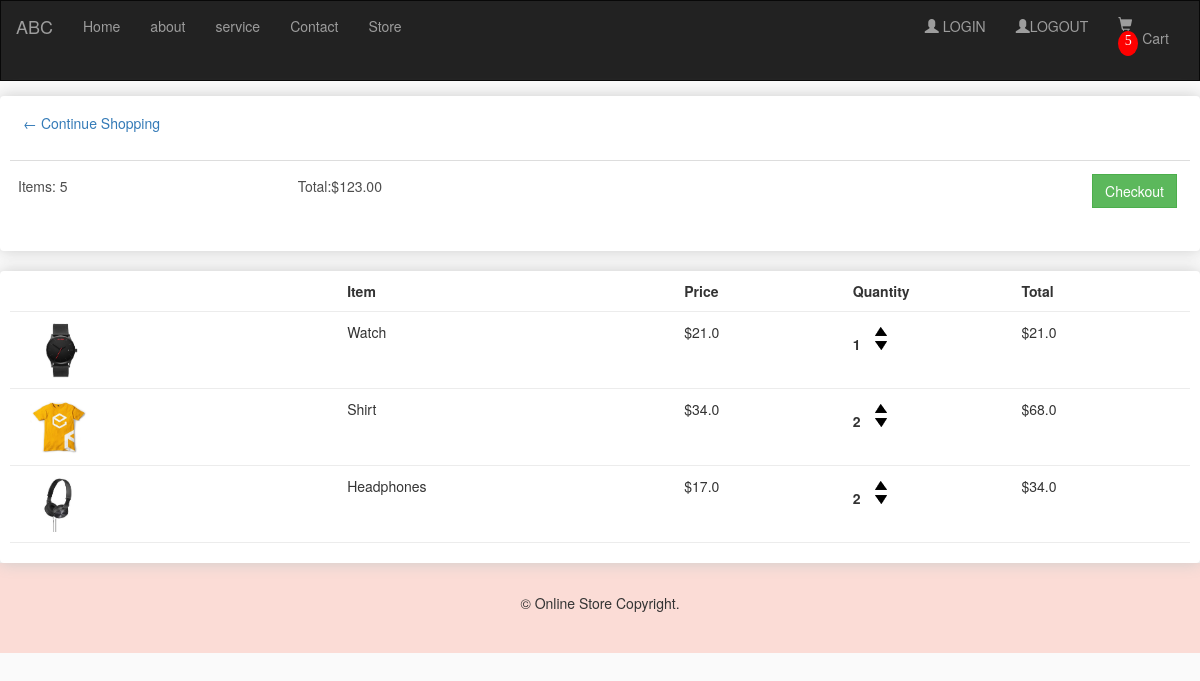
/cart (signed in), run on the app's committed database.
### home/models.py (models this page shows, shortened)
class Order(models.Model):
	customer = models.ForeignKey(Customer, on_delete=models.SET_NULL, null=True, blank=True)
	date_ordered = models.DateTimeField(auto_now_add=True)
	complete = models.BooleanField(default=False)
	transaction_id = models.CharField(max_length=100, null=True)
	@property
	def get_cart_total(self):
		orderitems = self.orderitem_set.all()
		total = sum([item.get_total for item in orderitems])
		return total
	@property
	def get_cart_items(self):
		orderitems = self.orderitem_set.all()
		total = sum([item.quantity for item in orderitems])
		return total

class OrderItem(models.Model):
	product = models.ForeignKey(Product, on_delete=models.SET_NULL, null=True)
	order = models.ForeignKey(Order, on_delete=models.SET_NULL, null=True)
	quantity = models.IntegerField(default=0, null=True, blank=True)
	date_added = models.DateTimeField(auto_now_add=True)
	@property
	def get_total(self):
		total = self.product.price * self.quantity
		return total

class Product(models.Model):
	name = models.CharField(max_length=200)
	price = models.FloatField()
	digital = models.BooleanField(default=False,null=True, blank=True)
	image = models.ImageField(null=True, blank=True)
	@property
	def imageURL(self):
		try:
			url = self.image.url
		except:
			url = ''
		return url

### home/views.py (the view)
# urls.py: path("cart", views.cart, name='cart'),
def cart(request):
    data = cartData(request)
    cartItems = data['cartItems']
    order = data['order']
    items = data['items']
    context = {'items':items, 'order':order, 'cartItems':cartItems}
    return render(request, 'cart.html', context)

### home/utils.py (called while the page is built)
def cartData(request):
	if request.user.is_authenticated:
		customer = request.user.customer
		order, created = Order.objects.get_or_create(customer=customer, complete=False)
		items = order.orderitem_set.all()
		cartItems = order.get_cart_items
	else:
		cookieData = cookieCart(request)
		cartItems = cookieData['cartItems']
		order = cookieData['order']
		items = cookieData['items']
	return {'cartItems':cartItems ,'order':order, 'items':items}

### templates/cart.html (shortened to what this page needs)
{% extends "base.html" %}
{% load static  %}
{% block body %}
	<div class="row">
		<div class="col-lg-12">
			<div class="box-element">
				<a  class="btn btn-outline-dark" href="{% url 'store' %}">&#x2190; Continue Shopping</a>
				<br>
				<br>
				<table class="table">
					<tr>
						<th><h5>Items: {{order.get_cart_items}}</h5></th>
						<th><h5>Total:${{order.get_cart_total|floatformat:2}}</h5></th>
						<th>
							<a  style="float:right; margin:5px;" class="btn btn-success" href="{% url 'checkout' %}">Checkout</a>
						</th>
					</tr>
				</table>
			</div>
			<br>
			<div class="box-element">
				<div class="cart-row">
					<div style="flex:2"></div>
					<div style="flex:2"><strong>Item</strong></div>
					<div style="flex:1"><strong>Price</strong></div>
					<div style="flex:1"><strong>Quantity</strong></div>
					<div style="flex:1"><strong>Total</strong></div>
				</div>
				{% for item in items %}
				<div class="cart-row">
					<div style="flex:2"><img class="row-image" src="static{{item.product.imageURL}}"></div>
					<div style="flex:2"><p>{{item.product.name}}</p></div>
					<div style="flex:1"><p>${{item.product.price}}</p></div>
					<div style="flex:1">
						<p class="quantity">{{item.quantity}}</p>
						<div class="quantity">
							<img data-product={{item.product.id}} data-action="add" class="chg-quantity update-cart" src="{% static  'images/arrow-up.png' %}">
							<img data-product={{item.product.id}} data-action="remove" class="chg-quantity update-cart" src="{% static  'images/arrow-down.png' %}">
						</div>
					</div>
					<div style="flex:1"><p>${{item.get_total}}</p></div>
				</div>
				{% endfor %}
			</div>
		</div>
	</div>
    {% endblock body %}

### templates/base.html (style rules this page uses)
body { background-color: hsl(0, 0%, 98%); }
h1,h2,h3,h4,h5,h6 { color:hsl(0, 0%, 30%); }
.box-element { box-shadow:hsl(0, 0%, 80%) 0 0 16px; background-color: #fff; border-radius: 4px; padding: 10px; }
.col-lg-4, .col-lg-6, .col-lg-8, .col-lg-12 { margin-top: 10px; }
.btn { border-radius: 0; }
.row-image { width: 100px; }
.cart-row { display: flex; align-items: flex-stretch; padding-bottom: 10px; margin-bottom: 10px; border-bottom: 1px solid #ececec; }
.quantity { display: inline-block; font-weight: 700; padding-right:10px; }
.chg-quantity { width: 12px; cursor: pointer; display: block; margin-top: 5px; transition:.1s; }

### data on the page
Order: get_cart_items "5", get_cart_total "123.00"
OrderItem: product.imageURL (picture), product.name "Watch", product.price "21.0", quantity "1", get_total "21.0"
OrderItem: product.imageURL (picture), product.name "Shirt", product.price "34.0", quantity "2", get_total "68.0"
OrderItem: product.imageURL (picture), product.name "Headphones", product.price "17.0", quantity "2", get_total "34.0"

### other printed values
{{ cartItems }} "5"
